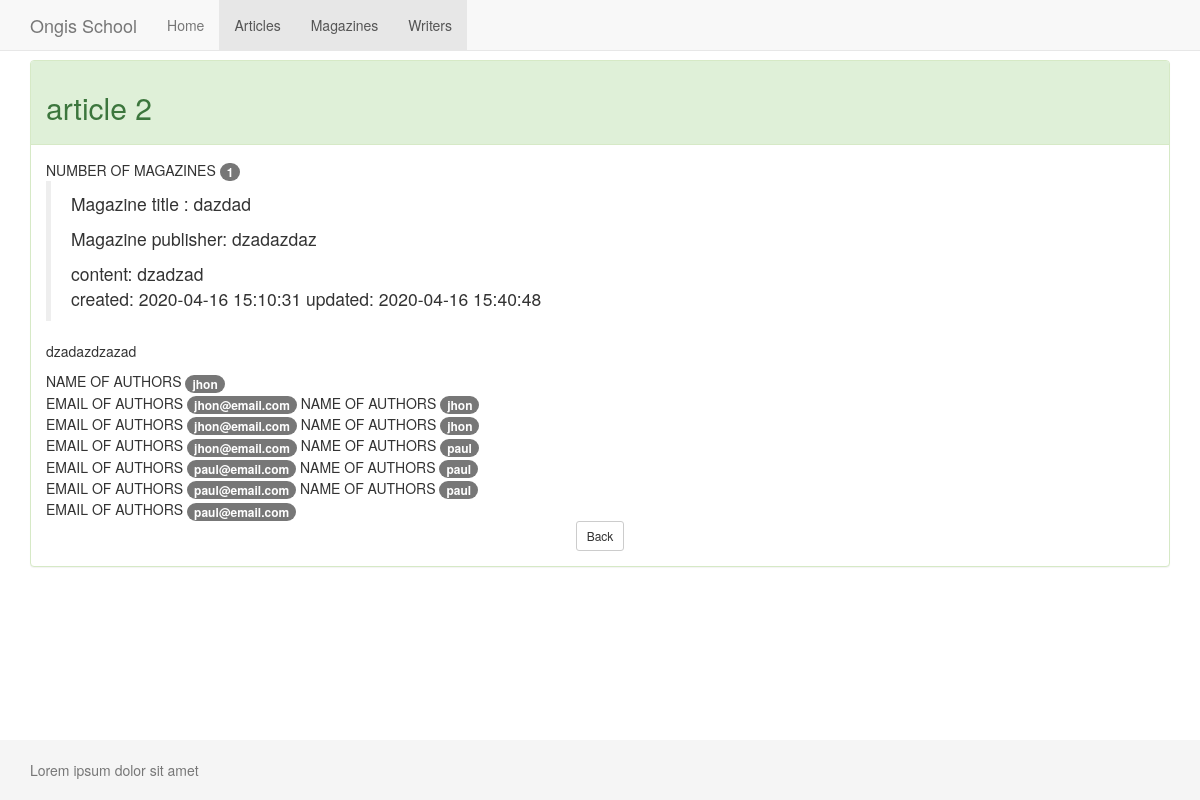
Screenshot of /index.php?page=articles&action=detail&id=40 with the database file from the repository.
### tables this page shows
CREATE TABLE `articles` (
  `id` int(11) NOT NULL,
  `title` varchar(100) NOT NULL,
  `content` text NOT NULL,
  `magazine` int(11) NOT NULL,
  `created_at` datetime DEFAULT NULL,
  `updated_at` datetime DEFAULT NULL
);

CREATE TABLE `magazines` (
  `id` int(11) NOT NULL,
  `title` varchar(100) NOT NULL,
  `content` text NOT NULL,
  `publisher` varchar(100) DEFAULT NULL,
  `created_at` datetime DEFAULT NULL,
  `updated_at` datetime DEFAULT NULL
);

CREATE TABLE `writers` (
  `id` int(11) NOT NULL,
  `name` varchar(100) NOT NULL,
  `email` text NOT NULL,
  `address` varchar(100) DEFAULT NULL,
  `biography` text NOT NULL,
  `created_at` datetime DEFAULT NULL,
  `updated_at` datetime DEFAULT NULL
);

### config/app.php (called while the page is built, shortened)
<?php
$baseUrl = 'http://localhost/FIVERR-master//';

### config/database.php (called while the page is built, shortened)
<?php
class database
{
	static function connection()
	{
		try {
			$conn = new PDO('mysql:host=127.0.0.1;dbname=ongisschool_crud', 'root', '');
	        $conn->setAttribute(PDO::ATTR_ERRMODE, PDO::ERRMODE_EXCEPTION);
		} catch (Exception $e) {
			 $conn = null;
		}
			return $conn;
	}
}

### config/ArticleModel.php (called while the page is built, shortened)
<?php
class ArticleModel
{
	private $db;
    public function __construct()
	{
		$this->db = database::connection();
	}
    public function getDataById($id)
    {
		$query = $this->db->prepare('SELECT * FROM articles WHERE id=:id');
        $query->execute(['id' => $id]);
        return $query->fetch(PDO::FETCH_OBJ);
	}
	public function ownersdetails($id,$writer_id){
		$query=$this->db->prepare('SELECT name ,email FROM articles INNER JOIN owners ON articles.id=:article_id INNER JOIN writers ON owners.writer_id=:writer_id
		');
		$query->execute([
			'article_id' =>$id,
			'writer_id' =>$writer_id
		]);
		return $query->fetchAll(PDO::FETCH_OBJ);
	}
	}

### config/MagazineModel.php (called while the page is built, shortened)
<?php
class MagazineModel
{
	private $db;
    public function __construct()
	{
		$this->db = database::connection();
	}
    public function getDataById($id)
    {
		$query = $this->db->prepare('SELECT * FROM magazines WHERE id=:id');
        $query->execute(['id' => $id]);
        return $query->fetch(PDO::FETCH_OBJ);
	}
}

### config/WriterModel.php (called while the page is built, shortened)
<?php
class WriterModel
{
	private $db;
    public function __construct()
	{
		$this->db = database::connection();
	}
    public function getData(){
		$query = $this->db->prepare("SELECT * FROM writers");
		$query->execute();
		return $query->fetchAll(PDO::FETCH_OBJ);
	}
}

### articles/detail.php (the view, shortened to what this page needs)
<?php
    $data = $model->getDataById(@$_GET['id']);
    $writes = $modelwriters->getData();
    foreach ($writes as $write) {
        $owners =$model->ownersdetails(@$_GET['id'] , $write->id);
    }
?>
        <div class="col-lg-12">
            <div class="panel panel-success">
                <div class="panel-heading">
                <h2><?php echo $data->title; ?></h2>
                </div>
                <div class="panel-body">
                NUMBER OF MAGAZINES <span class="badge badge-light"><?php  echo (count(array($data->magazine))); ?></span>
                	<blockquote>
                        <p>Magazine title : <?php
                        $x = $modelMagazin->getDataById($data->magazine) ;
                        echo $x->title; ?>
                        <p>Magazine publisher: <?php echo $x->publisher;?>
                        <p>content: <?php echo $x->content;?>
                        <br>
                         created: <?php echo $data->created_at; ?> updated: <?php echo $data->updated_at; ?></p>
					</blockquote>
                	<p>
                		<?php echo $data->content; ?>
                	</p>
                    <?php
                    foreach ($owners as $owner) {?>
                    NAME OF AUTHORS <span class="badge badge-light"><?php  echo $owner->name; ?></span> <br>
                    EMAIL OF AUTHORS <span class="badge badge-light"><?php  echo $owner->email; ?></span>
                    <?php } ?>
                	<div class="text-center">
                		<a href="<?php echo $baseUrl; ?>index.php?page=articles" class="btn btn-default btn-sm">Back</a>
                	</div>
                </div>
            </div>
        </div>

### index.php (shortened to what this page needs)
<?php
require('config/app.php');
require('config/database.php');
require('config/ArticleModel.php');
require('config/MagazineModel.php');
require('config/WriterModel.php');
$page = (! empty($_GET['page'])) ? $_GET['page'] : null ;
switch ($page) {
	case 'articles':
		require('articles/index.php');
		break;
}

### articles/index.php (shortened to what this page needs)
<?php
    $model = new ArticleModel();
    $modelMagazin= new MagazineModel();
    $modelwriters= new WriterModel();
?>
<!DOCTYPE html>
<html lang="en">
<head>
    <link rel="stylesheet" href="<?php echo $baseUrl; ?>assets/css/bootstrap.min.css">
    <link href="<?php echo $baseUrl; ?>assets/css/style.css" rel="stylesheet">
</head>
<body>
<nav class="navbar navbar-default navbar-fixed-top">
    <div class="container">
        <div class="navbar-header">
            <a class="navbar-brand" href="<?php echo $baseUrl; ?>">Ongis School</a>
        </div>
        <div id="navbar" class="collapse navbar-collapse">
            <ul class="nav navbar-nav">
                <li><a href="<?php echo $baseUrl; ?>" class="active">Home</a></li>
                <li class="active"><a href="<?php echo $baseUrl; ?>index.php?page=articles">Articles</a></li>
                <li class="active"><a href="<?php echo $baseUrl; ?>index.php?page=magazines">Magazines</a></li>
                <li class="active"><a href="<?php echo $baseUrl; ?>index.php?page=writers">Writers</a></li>
            </ul>
        </div>
    </div>
</nav>
<div class="container">
    <div class="row">
       <?php
        $action = (! empty($_GET['action'])) ? $_GET['action'] : null;
       if ($action == 'create') {
            require('articles/create.php');
        } elseif($action == 'store') {
            require('articles/store.php');
        } elseif($action == 'createMultiple') {
            require('articles/createMultiple.php');
        } elseif($action == 'storemultiple') {
            require('articles/storeMultiple.php');
        } elseif ($action == 'edit') {
            require('articles/edit.php');
        } elseif ($action == 'update') {
            require('articles/update.php');
        } elseif ($action == 'delete') {
            require('articles/delete.php');
        } elseif ($action == 'detail') {
            require('articles/detail.php');
        } elseif ($action == 'owners') {
            require('articles/addowner.php');
        } elseif ($action == 'addowners') {
            require('articles/storeowner.php');
        }else {
            require 'data.php';
        }
       ?>
    </div>
</div>
<footer class="footer">
    <div class="container">
        <p class="text-muted">Lorem ipsum dolor sit amet</p>
    </div>
</footer>
</body>
</html>

### assets/css/style.css (style rules this page uses)
html { position: relative; min-height: 100%; }
body { margin-bottom: 60px; }
.footer { position: absolute; bottom: 0; width: 100%; height: 60px; background-color: #f5f5f5; }
body > .container { padding: 60px 15px 0; }
.container .text-muted { margin: 20px 0; }
.footer > .container { padding-right: 15px; padding-left: 15px; }

### rows the page displays
articles: title "article 2", magazine "1", created_at "2020-04-16 15:10:31", updated_at "2020-04-16 15:40:48", content "dzadazdzazad"
magazines: title "dazdad", publisher "dzadazdaz", content "dzadzad"
writers: name "jhon", email "jhon@email.com"
writers: name "paul", email "paul@email.com"
